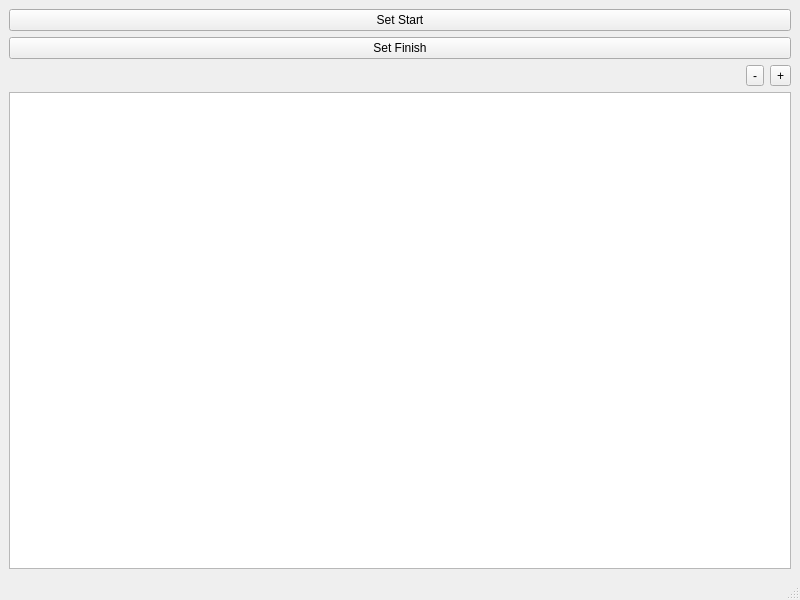
<?xml version="1.0" encoding="UTF-8"?>
<ui version="4.0">
 <class>MainWindow</class>
 <widget class="QMainWindow" name="MainWindow">
  <property name="geometry">
   <rect>
    <x>0</x>
    <y>0</y>
    <width>800</width>
    <height>600</height>
   </rect>
  </property>
  <property name="windowTitle">
   <string>MainWindow</string>
  </property>
  <widget class="QWidget" name="centralwidget">
   <layout class="QGridLayout" name="gridLayout">
    <item row="0" column="0">
     <layout class="QHBoxLayout" name="horizontalLayout" stretch="25,75">
      <item>
       <layout class="QVBoxLayout" name="leftBox">
        <item>
         <widget class="QPushButton" name="setStartButton">
          <property name="text">
           <string>Set Start</string>
          </property>
          <property name="checkable">
           <bool>true</bool>
          </property>
         </widget>
        </item>
        <item>
         <widget class="QPushButton" name="setFinishButton">
          <property name="text">
           <string>Set Finish</string>
          </property>
          <property name="checkable">
           <bool>true</bool>
          </property>
          <property name="autoExclusive">
           <bool>false</bool>
          </property>
         </widget>
        </item>
        <item>
         <layout class="QHBoxLayout" name="sectorToolbar">
          <item>
           <spacer name="horizontalSpacer">
            <property name="orientation">
             <enum>Qt::Horizontal</enum>
            </property>
            <property name="sizeHint" stdset="0">
             <size>
              <width>40</width>
              <height>20</height>
             </size>
            </property>
           </spacer>
          </item>
          <item>
           <widget class="QToolButton" name="removeSectorButton">
            <property name="text">
             <string>-</string>
            </property>
           </widget>
          </item>
          <item>
           <widget class="QToolButton" name="addSectorButton">
            <property name="text">
             <string>+</string>
            </property>
           </widget>
          </item>
         </layout>
        </item>
        <item>
         <widget class="QTableView" name="tableView"/>
        </item>
       </layout>
      </item>
      <item>
       <layout class="QGridLayout" name="trackViewLayout"/>
      </item>
     </layout>
    </item>
   </layout>
  </widget>
  <widget class="QMenuBar" name="menubar">
   <property name="geometry">
    <rect>
     <x>0</x>
     <y>0</y>
     <width>800</width>
     <height>30</height>
    </rect>
   </property>
  </widget>
  <widget class="QStatusBar" name="statusbar"/>
 </widget>
 <resources/>
 <connections/>
</ui>
